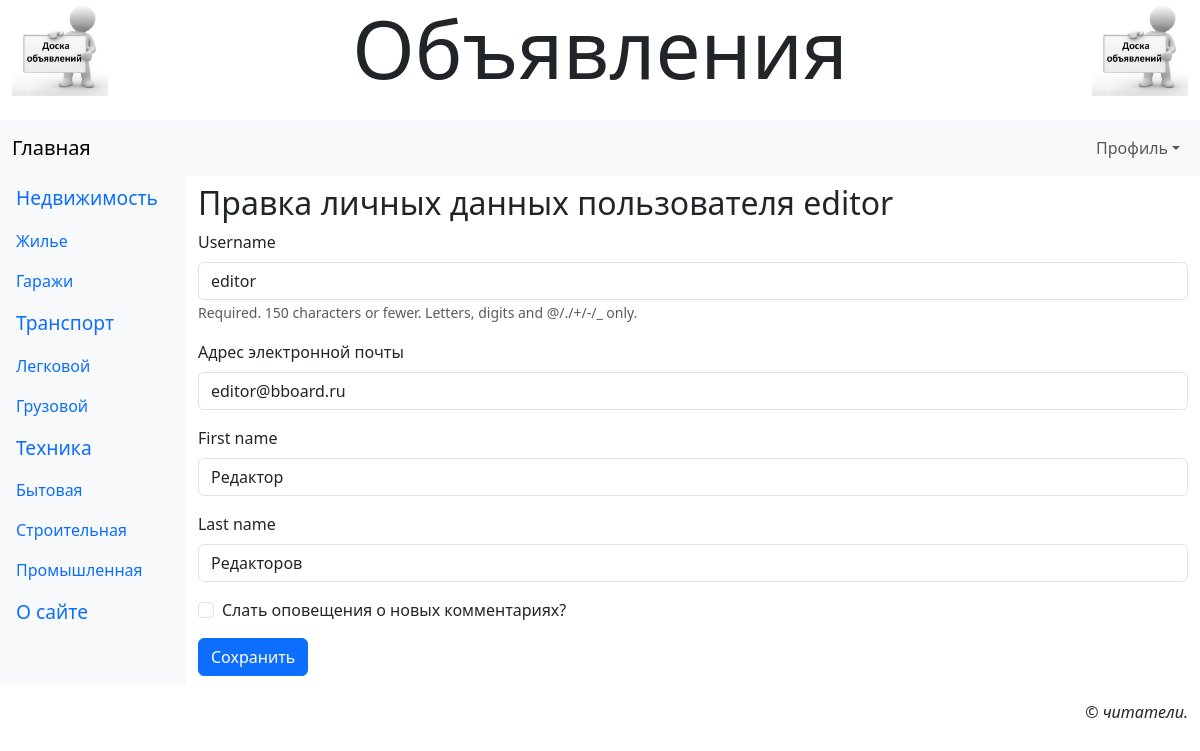
/accounts/profile/edit/ (signed in), run on the app's committed database.
### main/models.py (models this page shows, shortened)
class Rubric(models.Model):
    name = models.CharField(max_length=20, unique=True, verbose_name='Название')
    order = models.SmallIntegerField(default=0, db_index=True, verbose_name='Порядок')
    super_rubric = models.ForeignKey(
        'SuperRubric',
        on_delete=models.PROTECT,
        null=True,
        blank=True,
        verbose_name='Надрубрика'
    )
    class Meta:
        verbose_name = 'Рубрика'
        verbose_name_plural = 'Рубрики'

class AdvUser(AbstractUser):
    is_activated = models.BooleanField(
        default=True, db_index=True,
        verbose_name='Прошел активацию?'
    )
    send_messages = models.BooleanField(
        default=True,
        verbose_name='Слать оповещения о новых комментариях?'
    )
    class Meta(AbstractUser.Meta):
        pass

### main/views.py (the view)
# urls.py: path('accounts/profile/edit/', ProfileEditView.as_view(), name='profile_edit'),
class ProfileEditView(SuccessMessageMixin, LoginRequiredMixin, UpdateView):
    model = AdvUser
    template_name = 'main/profile_edit.html'
    form_class = ProfileEditForm
    success_url = reverse_lazy('main:profile')
    success_message = 'Данные пользователя изменены'
    def setup(self, request, *args, **kwargs):
        self.user_id = request.user.pk
        return super().setup(request, *args, **kwargs)
    def get_object(self, queryset=None):
        if not queryset:
            queryset = self.get_queryset()
        return get_object_or_404(queryset, pk=self.user_id)

### main/forms.py
class ProfileEditForm(forms.ModelForm):
    email = forms.EmailField(required=True, label='Адрес электронной почты')
    class Meta:
        model = AdvUser
        fields = ('username', 'email', 'first_name', 'last_name',
                  'send_messages')

### main/models.py (called while the page is built)
    def get_queryset(self):
        return super().get_queryset().filter(super_rubric__isnull=False)

### main/templates/main/profile_edit.html (shortened to what this page needs)
{% extends 'layout/basic.html' %}
{% load django_bootstrap5 %}
{% block content %}
<h2>Правка личных данных пользователя {{ user.username }}</h2>
<form method="post">
    {% bootstrap_form form layout='horizontal' %}
    {% bootstrap_button 'Сохранить' %}
</form>
{% endblock %}

### main/templates/layout/basic.html (shortened to what this page needs)
{% load django_bootstrap5 %}
{% load static %}
<!DOCTYPE html>
<html>
    <head>
        {% bootstrap_css %}
        <link rel="stylesheet" type="text/css"
              href="{% static 'main/style.css' %}">
    </head>
    <body class="container-fluid">
        <header class="mb-4">
            <h1 class="display-1 text-center">Объявления</h1>
        </header>
        <nav class="row navbar navbar-expand-md bg-light">
            <div class="col container">
                <a class="navbar-brand"
                   href="{% url 'main:index' %}">Главная</a>
                <div class="collapse navbar-collapse justify-content-end"
                     id="navbarNav">
                    <div class="navbar-nav">
                        {% if user.is_authenticated %}
                        <div class="nav-item dropdown">
                            <a class="nav-link dropdown-toggle"
                               data-bs-toggle="dropdown" href="#">Профиль</a>
                        </div>
                        {% else %}
                        <a class="nav-link" href="{% url 'main:register' %}">Регистрация</a>
                        <a class="nav-link" href="{% url 'main:login' %}">Вход</a>
                        {% endif %}
                    </div>
                </div>
            </div>
        </nav>
        <div class="row">
            <nav class="col-md-auto nav flex-column bg-light">
                {% for rubric in rubrics %}
                {% ifchanged rubric.super_rubric.pk %}
                <span class="nav-link root">{{ rubric.super_rubric.name }}</span>
                {% endifchanged %}
                <a class="nav-link" href="{% url 'main:rubric_bbs' pk=rubric.pk %}">
                   {{ rubric.name }}</a>
                {% endfor %}
                <a class="nav-link root" href="{% url 'main:other' page='about' %}">
                   О сайте</a>
            </nav>
            <main class="col py-2">
                {% block content %}
                {% endblock %}
            </main>
        </div>
        <footer class="mt-3">
            <p class="text-end fst-italic">&copy; читатели.</p>
        </footer>
    </body>
</html>

### main/static/main/style.css (style rules this page uses)
header h1 { background: url("bg.jpg") left / auto 100% no-repeat, url("bg.jpg") right / auto 100% no-repeat; }
.root { font-size: larger; }

### data on the page
Rubric: super_rubric.name "Недвижимость", name "Жилье"
Rubric: name "Гаражи"
Rubric: super_rubric.name "Транспорт", name "Легковой"
Rubric: name "Грузовой"
Rubric: super_rubric.name "Техника", name "Бытовая"
Rubric: name "Строительная"
Rubric: name "Промышленная"
AdvUser: username "editor", email "editor@bboard.ru", first_name "Редактор", last_name "Редакторов"
